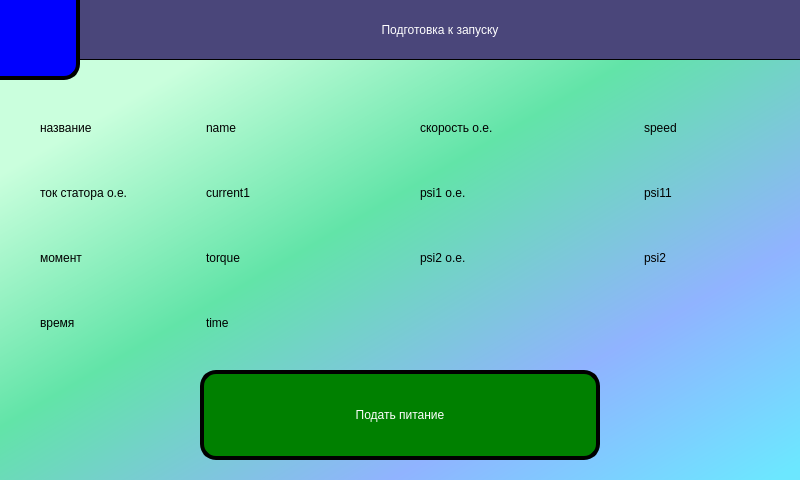
<?xml version="1.0" encoding="UTF-8"?>
<ui version="4.0">
 <class>PrepareStart</class>
 <widget class="QWidget" name="PrepareStart">
  <property name="geometry">
   <rect>
    <x>0</x>
    <y>0</y>
    <width>800</width>
    <height>480</height>
   </rect>
  </property>
  <property name="minimumSize">
   <size>
    <width>0</width>
    <height>0</height>
   </size>
  </property>
  <property name="windowTitle">
   <string>Form</string>
  </property>
  <property name="autoFillBackground">
   <bool>false</bool>
  </property>
  <property name="styleSheet">
   <string notr="true">#PrepareStart {
	background-color:qlineargradient(spread:pad, x1:0.174, y1:0.187, x2:0.965, y2:1, stop:0.00497512 rgba(202, 255, 221, 255), stop:0.338308 rgba(98, 228, 168, 255), stop:0.706468 rgba(144, 179, 255, 255), stop:1 rgba(108, 231, 255, 255));
}


QPushButton {
	color: white;
}</string>
  </property>
  <layout class="QVBoxLayout" name="verticalLayout" stretch="80,260,90">
   <property name="spacing">
    <number>15</number>
   </property>
   <property name="leftMargin">
    <number>0</number>
   </property>
   <property name="topMargin">
    <number>0</number>
   </property>
   <property name="rightMargin">
    <number>0</number>
   </property>
   <property name="bottomMargin">
    <number>20</number>
   </property>
   <item>
    <layout class="QGridLayout" name="headerLayout" rowstretch="60,20" columnstretch="80,720" columnminimumwidth="0,0">
     <property name="spacing">
      <number>0</number>
     </property>
     <item row="0" column="0" rowspan="2">
      <widget class="QPushButton" name="pb_back">
       <property name="sizePolicy">
        <sizepolicy hsizetype="Minimum" vsizetype="Expanding">
         <horstretch>0</horstretch>
         <verstretch>0</verstretch>
        </sizepolicy>
       </property>
       <property name="baseSize">
        <size>
         <width>80</width>
         <height>80</height>
        </size>
       </property>
       <property name="font">
        <font>
         <italic>false</italic>
         <bold>true</bold>
        </font>
       </property>
       <property name="layoutDirection">
        <enum>Qt::LeftToRight</enum>
       </property>
       <property name="styleSheet">
        <string notr="true">#pb_back {
border-right: 4px solid black;
border-bottom: 4px solid black;
border-bottom-right-radius: 16px;
background-color:blue;
}

#pb_back:pressed {
border-right: 8px solid black;
border-bottom: 8px solid black;
}

#pb_back::disabled {
background-color: grey;
}</string>
       </property>
       <property name="text">
        <string/>
       </property>
       <property name="icon">
        <iconset resource="../../../resources.qrc">
         <normaloff>:/images/back.png</normaloff>:/images/back.png</iconset>
       </property>
       <property name="iconSize">
        <size>
         <width>70</width>
         <height>70</height>
        </size>
       </property>
      </widget>
     </item>
     <item row="0" column="1">
      <widget class="QLabel" name="title">
       <property name="styleSheet">
        <string notr="true">#title {
	background-color: rgb(74, 70, 122);
	border-bottom: 1px solid black;
	color: white;
}</string>
       </property>
       <property name="text">
        <string>Подготовка к запуску</string>
       </property>
       <property name="alignment">
        <set>Qt::AlignCenter</set>
       </property>
      </widget>
     </item>
    </layout>
   </item>
   <item>
    <layout class="QGridLayout" name="table" rowstretch="0,0,0,0" columnstretch="150,200,210,140">
     <property name="leftMargin">
      <number>40</number>
     </property>
     <property name="rightMargin">
      <number>20</number>
     </property>
     <property name="horizontalSpacing">
      <number>20</number>
     </property>
     <property name="verticalSpacing">
      <number>0</number>
     </property>
     <item row="0" column="2">
      <widget class="QLabel" name="lb_speed">
       <property name="statusTip">
        <string/>
       </property>
       <property name="text">
        <string>скорость о.е.</string>
       </property>
       <property name="alignment">
        <set>Qt::AlignLeading|Qt::AlignLeft|Qt::AlignVCenter</set>
       </property>
      </widget>
     </item>
     <item row="0" column="1">
      <widget class="QLabel" name="name">
       <property name="statusTip">
        <string/>
       </property>
       <property name="text">
        <string>name</string>
       </property>
       <property name="alignment">
        <set>Qt::AlignLeading|Qt::AlignLeft|Qt::AlignVCenter</set>
       </property>
      </widget>
     </item>
     <item row="1" column="1">
      <widget class="QLabel" name="current1">
       <property name="statusTip">
        <string/>
       </property>
       <property name="text">
        <string>current1</string>
       </property>
       <property name="alignment">
        <set>Qt::AlignLeading|Qt::AlignLeft|Qt::AlignVCenter</set>
       </property>
      </widget>
     </item>
     <item row="3" column="1">
      <widget class="QLabel" name="time">
       <property name="statusTip">
        <string/>
       </property>
       <property name="text">
        <string>time</string>
       </property>
       <property name="alignment">
        <set>Qt::AlignLeading|Qt::AlignLeft|Qt::AlignVCenter</set>
       </property>
      </widget>
     </item>
     <item row="0" column="0">
      <widget class="QLabel" name="lb_name">
       <property name="statusTip">
        <string/>
       </property>
       <property name="text">
        <string>название</string>
       </property>
       <property name="alignment">
        <set>Qt::AlignLeading|Qt::AlignLeft|Qt::AlignVCenter</set>
       </property>
      </widget>
     </item>
     <item row="1" column="0">
      <widget class="QLabel" name="lb_current1">
       <property name="statusTip">
        <string/>
       </property>
       <property name="text">
        <string>ток статора о.е.</string>
       </property>
       <property name="alignment">
        <set>Qt::AlignLeading|Qt::AlignLeft|Qt::AlignVCenter</set>
       </property>
      </widget>
     </item>
     <item row="3" column="0">
      <widget class="QLabel" name="lb_time">
       <property name="statusTip">
        <string/>
       </property>
       <property name="text">
        <string>время</string>
       </property>
       <property name="alignment">
        <set>Qt::AlignLeading|Qt::AlignLeft|Qt::AlignVCenter</set>
       </property>
      </widget>
     </item>
     <item row="0" column="3">
      <widget class="QLabel" name="speed">
       <property name="statusTip">
        <string/>
       </property>
       <property name="text">
        <string>speed</string>
       </property>
       <property name="alignment">
        <set>Qt::AlignLeading|Qt::AlignLeft|Qt::AlignVCenter</set>
       </property>
      </widget>
     </item>
     <item row="1" column="2">
      <widget class="QLabel" name="lb_psi1">
       <property name="statusTip">
        <string/>
       </property>
       <property name="text">
        <string>psi1 о.е.</string>
       </property>
       <property name="alignment">
        <set>Qt::AlignLeading|Qt::AlignLeft|Qt::AlignVCenter</set>
       </property>
       <property name="wordWrap">
        <bool>true</bool>
       </property>
      </widget>
     </item>
     <item row="1" column="3">
      <widget class="QLabel" name="psi1">
       <property name="statusTip">
        <string/>
       </property>
       <property name="text">
        <string>psi11</string>
       </property>
       <property name="alignment">
        <set>Qt::AlignLeading|Qt::AlignLeft|Qt::AlignVCenter</set>
       </property>
      </widget>
     </item>
     <item row="2" column="2">
      <widget class="QLabel" name="lb_psi2">
       <property name="statusTip">
        <string/>
       </property>
       <property name="text">
        <string>psi2 о.е.</string>
       </property>
       <property name="alignment">
        <set>Qt::AlignLeading|Qt::AlignLeft|Qt::AlignVCenter</set>
       </property>
       <property name="wordWrap">
        <bool>true</bool>
       </property>
      </widget>
     </item>
     <item row="2" column="3">
      <widget class="QLabel" name="psi2">
       <property name="statusTip">
        <string/>
       </property>
       <property name="text">
        <string>psi2</string>
       </property>
       <property name="alignment">
        <set>Qt::AlignLeading|Qt::AlignLeft|Qt::AlignVCenter</set>
       </property>
      </widget>
     </item>
     <item row="2" column="0">
      <widget class="QLabel" name="lb_torque">
       <property name="statusTip">
        <string/>
       </property>
       <property name="text">
        <string>момент</string>
       </property>
      </widget>
     </item>
     <item row="2" column="1">
      <widget class="QLabel" name="torque">
       <property name="statusTip">
        <string/>
       </property>
       <property name="text">
        <string>torque</string>
       </property>
      </widget>
     </item>
    </layout>
   </item>
   <item>
    <layout class="QHBoxLayout" name="horizontalLayout">
     <property name="spacing">
      <number>0</number>
     </property>
     <property name="leftMargin">
      <number>200</number>
     </property>
     <property name="rightMargin">
      <number>200</number>
     </property>
     <item>
      <widget class="QPushButton" name="pb_apply_voltage">
       <property name="sizePolicy">
        <sizepolicy hsizetype="Minimum" vsizetype="Expanding">
         <horstretch>0</horstretch>
         <verstretch>0</verstretch>
        </sizepolicy>
       </property>
       <property name="layoutDirection">
        <enum>Qt::RightToLeft</enum>
       </property>
       <property name="styleSheet">
        <string notr="true">#pb_apply_voltage {
border: 4px solid black;
border-radius: 16px;
background-color: green;
}

#pb_apply_voltage::checked {
background-color: red;
}

#pb_apply_voltage::disabled {
background-color: grey;
}

#pb_apply_voltage:pressed {
border: 8px solid black;
}
</string>
       </property>
       <property name="text">
        <string>Подать питание</string>
       </property>
       <property name="checkable">
        <bool>true</bool>
       </property>
       <property name="checked">
        <bool>false</bool>
       </property>
      </widget>
     </item>
    </layout>
   </item>
  </layout>
 </widget>
 <resources>
  <include location="../../../resources.qrc"/>
 </resources>
 <connections/>
</ui>
